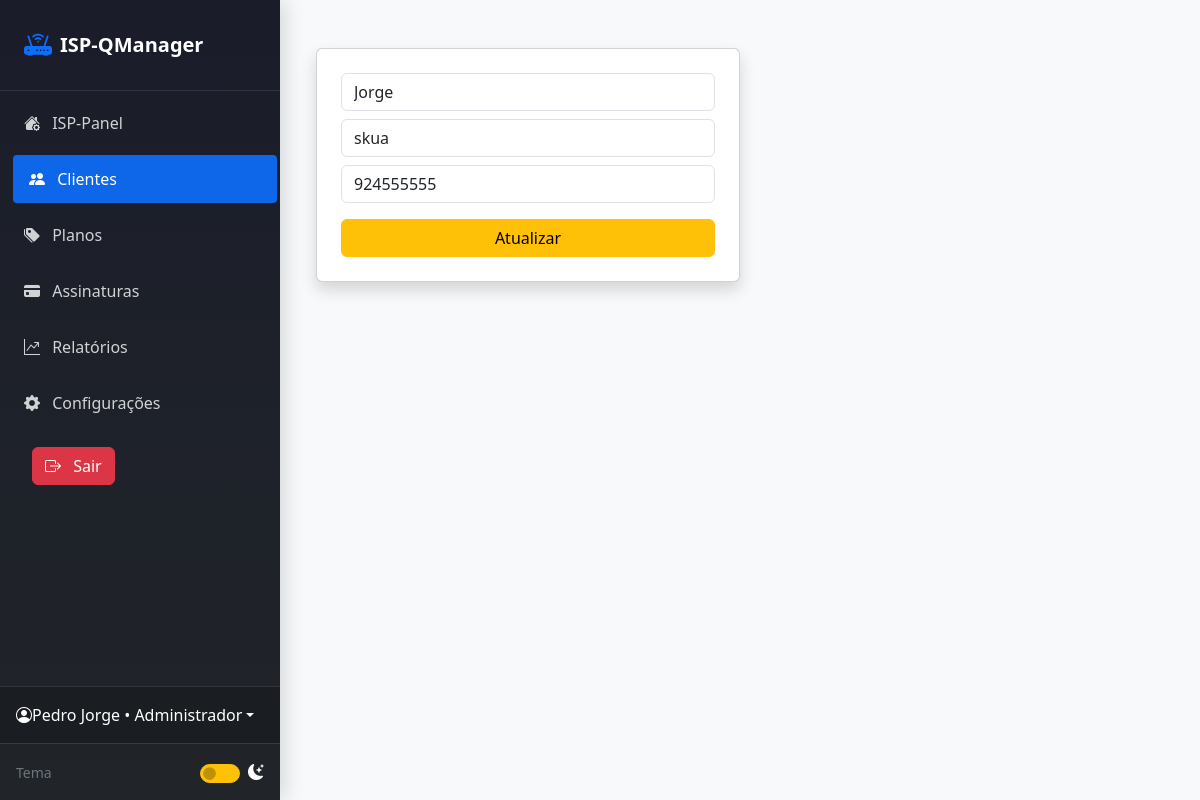
Page /clients/edit.php?id=1 (signed in) on the committed database.
### tables this page shows
CREATE TABLE `users` (
  `user_id` int(11) NOT NULL,
  `primeiro_nome` varchar(45) DEFAULT NULL,
  `ultimo_nome` varchar(45) DEFAULT NULL,
  `email` varchar(100) DEFAULT NULL,
  `password` varchar(255) DEFAULT NULL,
  `is_adm` tinyint(4) DEFAULT '0'
);

CREATE TABLE `client` (
  `client_id` int(11) NOT NULL,
  `primeiro_nome` varchar(45) DEFAULT NULL,
  `ultimo_nome` varchar(45) DEFAULT NULL,
  `telefone` varchar(20) DEFAULT NULL,
  `email` varchar(100) DEFAULT NULL,
  `password` varchar(255) DEFAULT NULL,
  `municipio` varchar(100) DEFAULT NULL,
  `status` enum('ativo','suspenso') DEFAULT 'ativo'
);

### layout/sessao.php (called while the page is built, shortened)
<?php
include "../config/database.php";
$id = $_SESSION['user']['user_id'];
$sessao = $qmanager->prepare("SELECT primeiro_nome, ultimo_nome, email, is_adm FROM users WHERE user_id = ?");
$sessao->bind_param("i", $id);
$sessao->execute();
$result = $sessao->get_result();
$user = $result->fetch_assoc();
$nome = $user['primeiro_nome'] . ' ' . $user['ultimo_nome'];
$role = ($user['is_adm'] == 1) ? 'Administrador' : 'Usuário';

### clients/edit.php (the view, shortened to what this page needs)
<?php
include "../layout/header.php";
$id = $_GET['id'];
$c = $qmanager->query("SELECT * FROM client WHERE client_id=$id")->fetch_assoc();
?>
<form action="update.php" method="POST" class="card p-4 shadow col-md-6">
    <input name="primeiro_nome" value="<?= $c['primeiro_nome'] ?>" class="form-control mb-2">
    <input name="ultimo_nome" value="<?= $c['ultimo_nome'] ?>" class="form-control mb-2">
    <input name="telefone" value="<?= $c['telefone'] ?>" class="form-control mb-3">
    <button class="btn btn-warning">Atualizar</button>
</form>
<?php include "../layout/footer.php"; ?>

### layout/navbar.php (shortened to what this page needs)
<?php
include "../config/database.php";
$current_page = basename($_SERVER['PHP_SELF'], '.php');
$current_dir = basename(dirname($_SERVER['PHP_SELF']));
include "sessao.php";
?>
<!DOCTYPE html>
<html lang="pt-BR" data-bs-theme="light">
<head>
    <link href="https://cdn.jsdelivr.net/npm/bootstrap@5.3.2/dist/css/bootstrap.min.css" rel="stylesheet">
    <link rel="stylesheet" href="https://cdn.jsdelivr.net/npm/bootstrap-icons@1.11.1/font/bootstrap-icons.css">
</head>
<body>
<div class="dashboard-wrapper">
    <nav class="sidebar" id="sidebar">
        <div class="sidebar-brand">
            <a href="../dashboard/index.php" class="d-flex align-items-center text-white text-decoration-none">
                <i class="bi bi-router-fill text-primary fs-3 me-2"></i>
                <span class="fs-5 fw-bold">ISP-QManager</span>
            </a>
        </div>
        <ul class="nav nav-pills flex-column">
            <li class="nav-item">
                <a href="../dashboard/index.php" class="nav-link <?php echo ($current_page == 'index' && $current_dir == 'dashboard') ? 'active' : ''; ?>">
                <i class="bi bi-house-gear-fill"></i>
                    <span class="ms-2">ISP-Panel</span>
                </a>
            </li>
            <li class="nav-item">
                <a href="../clients/index.php" class="nav-link <?php echo ($current_dir == 'clients') ? 'active' : ''; ?>">
                    <i class="bi bi-people-fill"></i>
                    <span class="ms-2">Clientes</span>
                </a>
            </li>
            <li class="nav-item">
                <a href="../plans/index.php" class="nav-link <?php echo ($current_dir == 'plans') ? 'active' : ''; ?>">
                    <i class="bi bi-tags-fill"></i>
                    <span class="ms-2">Planos</span>
                </a>
            </li>
            <li class="nav-item">
                <a href="../subscriptions/index.php" class="nav-link <?php echo ($current_dir == 'subscriptions') ? 'active' : ''; ?>">
                    <i class="bi bi-credit-card-fill"></i>
                    <span class="ms-2">Assinaturas</span>
                </a>
            </li>
            <li class="nav-item">
                <a href="../reports/index.php" class="nav-link <?php echo ($current_dir == 'reports') ? 'active' : ''; ?>">
                    <i class="bi bi-graph-up-arrow"></i>
                    <span class="ms-2">Relatórios</span>
                </a>
            </li>
            <li class="nav-item">
                <a href="../configuracoes/index.php" class="nav-link <?php echo ($current_dir == 'settings') ? 'active' : ''; ?>">
                    <i class="bi bi-gear-fill"></i>
                    <span class="ms-2">Configurações</span>
                </a>
            </li>
            <li class="nav-item">
                <a href="../auth/logout.php" class="nav-link <?php echo ($current_dir == 'support') ? 'active' : ''; ?>">
                    <span class="ms-2 btn btn-danger" > <i class="bi bi-box-arrow-right me-2"></i> Sair</span>
                </a>
            </li>
        </ul>
        <div class="user-section">
            <div class="dropdown">
                <a href="perfil.php" class="d-flex align-items-center text-white text-decoration-none dropdown-toggle" data-bs-toggle="dropdown">
                <i class="bi bi-person-circle">  </i>
                     <span>
                     <?=   $nome ?> • <?= ucfirst($role) ?>
                </span>
                </a>
            </div>
        </div>
        <div class="theme-toggle-wrapper">
            <div class="d-flex align-items-center justify-content-between text-white">
                <small class="text-secondary">Tema</small>
                <div class="form-check form-switch m-0">
                    <input class="form-check-input bg-warning border-warning" type="checkbox" id="themeToggle" style="width: 2.5em; height: 1.2em;">
                    <label class="form-check-label ms-2" for="themeToggle">
                        <i class="bi bi-moon-stars-fill text-white" id="themeIcon"></i>
                    </label>
                </div>
            </div>
        </div>
    </nav>
    <main class="main-content">
        <div class="content-area">

### layout/navbar.php (style rules this page uses)
:root { --sidebar-width: 280px; --sidebar-collapsed: 80px; --transition-base: all 0.3s ease-in-out; }
html, body { height: 100%; margin: 0; padding: 0; overflow-x: hidden; }
.dashboard-wrapper { display: flex; min-height: 100vh; width: 100%; }
.sidebar { width: var(--sidebar-width); min-height: 100vh; position: fixed; top: 0; left: 0; z-index: 1040; background: linear-gradient(180deg, #1a1d29 0%, #212529 100%); transition: var(--transition-base); display: flex; flex-direction: column; box-shadow: 4px 0 20px rgba(0,0,0,0.15); }
.main-content { flex: 1; margin-left: var(--sidebar-width); min-height: 100vh; background-color: #f8f9fa; transition: var(--transition-base); display: flex; flex-direction: column; }
.content-area { flex: 1; padding: 1.5rem; }
.sidebar .nav { flex: 1; overflow-y: auto; padding: 0.5rem; }
.sidebar .nav-link { border-radius: 4px; margin-bottom: 0.5rem; padding: 0.75rem 1rem; color: rgba(255,255,255,0.8) !important; transition: var(--transition-base); font-weight: 500; }
.sidebar .nav-link:hover, .sidebar .nav-link.active { background: rgba(13, 110, 253, 0.9); color: #fff !important; transform: translateX(5px); }
.sidebar .nav-link i { width: 24px; text-align: center; }
.sidebar-brand { padding: 1.5rem; border-bottom: 1px solid rgba(255,255,255,0.1); }
.user-section { padding: 1rem; border-top: 1px solid rgba(255,255,255,0.1); background: rgba(0,0,0,0.2); }
.theme-toggle-wrapper { padding: 1rem; border-top: 1px solid rgba(255,255,255,0.1); }

### rows in the picture
users: nome "Pedro Jorge", is_adm "Administrador"
client: primeiro_nome "Jorge", ultimo_nome "skua", telefone "924555555"
